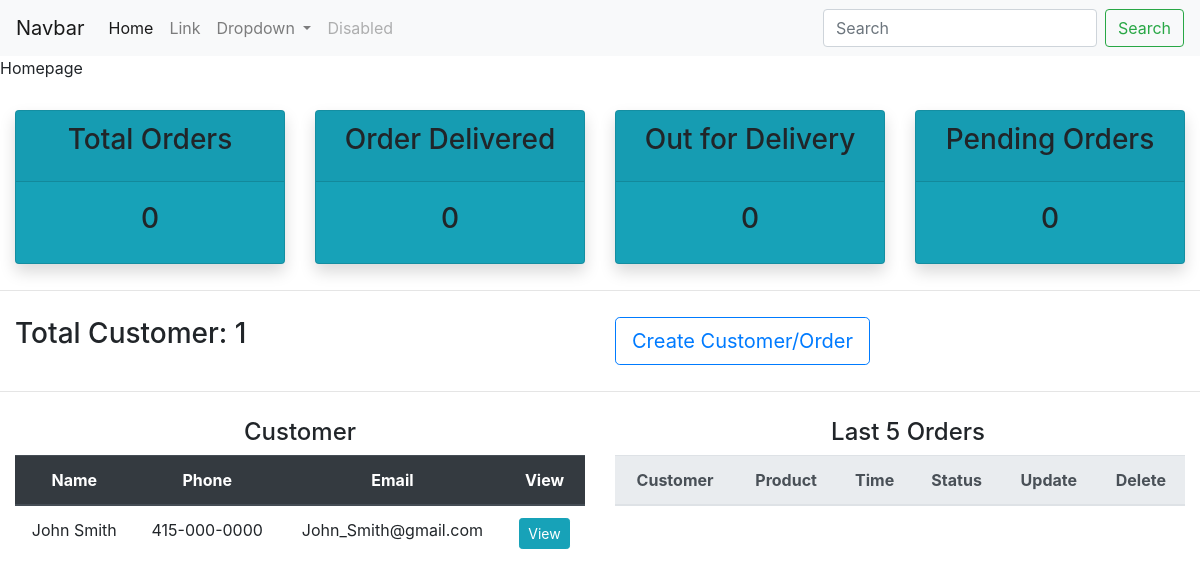
/, run on an earlier commit of the app's database.
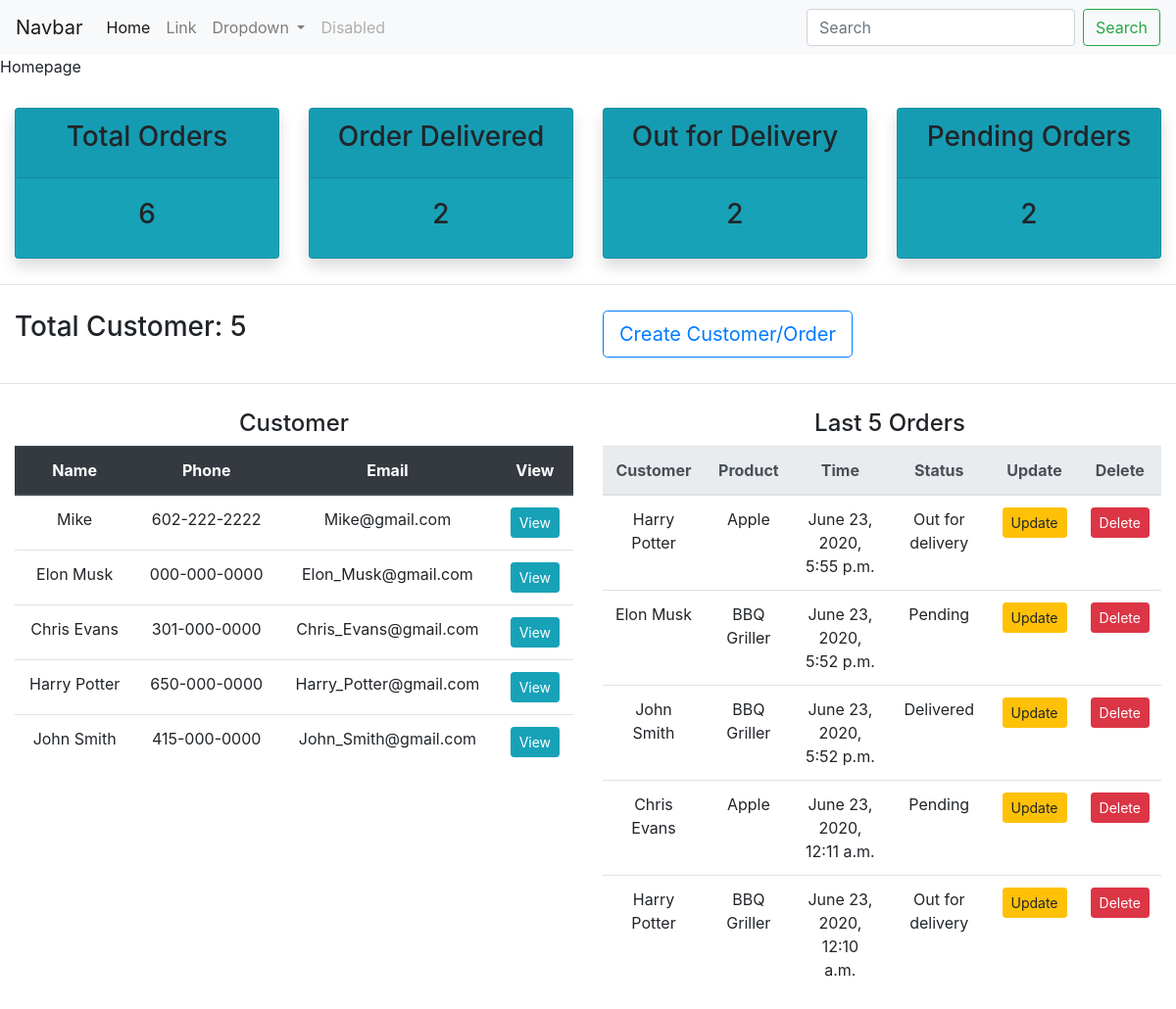
And on a later commit of the database.
### Japp/models.py (models this page shows)
class Customer(models.Model):
    name = models.CharField(max_length=30)
    phone = models.CharField(max_length=30)
    email = models.EmailField()
    time_created = models.DateTimeField(auto_now_add=True)
    def __str__(self):
        return self.name

class Order(models.Model):
    STATUS = (
        ('Pending', 'Pending'),
        ('Out for delivery', 'Out for delivery'),
        ('Delivered', 'Delivered')
    )
    customer = models.ForeignKey(Customer, on_delete=models.CASCADE, related_name='c_order')
    product = models.ForeignKey(Product, on_delete=models.CASCADE, related_name='p_order')
    time_created = models.DateTimeField(auto_now_add=True)
    status = models.CharField(max_length=30, choices=STATUS)

class Product(models.Model):
    CATEGORY = (
        ('Indoor', 'Indoor'),
        ('Outdoor', 'Outdoor')
    )
    name = models.CharField(max_length=30)
    price = models.CharField(max_length=30)
    category = models.CharField(max_length=30, choices=CATEGORY)
    description = models.TextField(blank=True, null=True)
    time_created = models.DateTimeField(auto_now_add=True)
    def __str__(self):
        return self.name

### Japp/views.py (the view)
# urls.py: path('', views.homepage, name='homepage'),
def homepage(request):
    customer = Customer.objects.all()
    c_count = customer.count()
    order = Order.objects.all()
    o_count = order.count()
    order_p_count = Order.objects.filter(status='Pending').count()
    order_d_count = Order.objects.filter(status='Delivered').count()
    order_o_count = Order.objects.filter(status='Out for delivery').count()
    c = 0
    last_five = []
    for i in reversed(order):
        if c < 5:
            last_five.append(i)
            c += 1
        else:
            break
    context = {
        'customer': customer,
        'c_count': c_count,
        'o_count': o_count,
        'order_p_count': order_p_count,
        'order_d_count': order_d_count,
        'order_o_count': order_o_count,
        'last_five': last_five
    }
    return render(request, 'Japp/index.html', context)

### Japp/templates/Japp/index.html (shortened to what this page needs)
<!doctype html>
<html lang="en">
<head>
    <link rel="stylesheet" href="https://stackpath.bootstrapcdn.com/bootstrap/4.5.0/css/bootstrap.min.css">
</head>
<body>
    {% include 'Japp/navbar.html' %}
    {% block content %}
        {% include 'Japp/home.html' %}
    {% endblock %}
</body>
</html>

### Japp/templates/Japp/home.html (shortened to what the changed rows need)
{% block content %}
    <div class="container-fluid">
        <div class="row">
            <div class="col-md-3">
                <div class="card bg-info shadow  text-center">
                    <div class="card-body">
                        <h3>{{ o_count }}</h3>
                    </div>
                </div>
            </div>
            <div class="col-md-3">
                <div class="card bg-info shadow  text-center">
                    <div class="card-body">
                        <h3>{{ order_d_count }}</h3>
                    </div>
                </div>
            </div>
            <div class="col-md-3">
                <div class="card bg-info shadow  text-center">
                    <div class="card-body">
                        <h3>{{ order_o_count }}</h3>
                    </div>
                </div>
            </div>
            <div class="col-md-3">
                <div class="card bg-info shadow  text-center">
                    <div class="card-body">
                        <h3>{{ order_p_count }}</h3>
                    </div>
                </div>
            </div>
        </div>
    </div>
    <div class="container-fluid">
        <div class="row">
            <div class="col-md-6">
                <h3>Total Customer: {{ c_count }}</h3>
            </div>
        </div>
    </div>
    <div class="container-fluid">
        <div class="row">
            <div class="col-md-6 text-center">
                <table class="table">
                  <thead class="thead-dark">
                    <tr>
                      <th scope="col">Name</th>
                      <th scope="col">Phone</th>
                      <th scope="col">Email</th>
                      <th scope="col">View</th>
                    </tr>
                  </thead>
                  <tbody>
                      {% for i in customer reversed %}
                        <tr>
                          <td>{{ i.name }}</td>
                          <td>{{ i.phone }}</td>
                          <td>{{ i.email }}</td>
                          <td>
                              <a href="" class="btn btn-sm btn-info">View</a>
                          </td>
                        </tr>
                      {% endfor %}
                  </tbody>
                </table>
            </div>
            <div class="col-md-6 text-center">
                <table class="table">
                  <thead class="thead-light">
                    <tr>
                      <th scope="col">Customer</th>
                      <th scope="col">Product</th>
                      <th scope="col">Time</th>
                      <th scope="col">Status</th>
                      <th scope="col">Update</th>
                      <th scope="col">Delete</th>
                    </tr>
                  </thead>
                  <tbody>
                      {% for j in last_five %}
                        <tr>
                          <td>{{ j.customer }}</td>
                          <td>{{ j.product }}</td>
                          <td>{{ j.time_created }}</td>
                          <td>{{ j.status }}</td>
                          <td>
                              <a href="{% url 'updateorder' j.id%}" class="btn btn-sm btn-warning">Update</a>
                          </td>
                          <td>
                              <a href="{% url 'deleteorder' j.id%}" class="btn btn-sm btn-danger">Delete</a>
                          </td>
                        </tr>
                      {% endfor %}
                  </tbody>
                </table>
            </div>
        </div>
    </div>
{% endblock %}

What changed in the data, as far as the page shows it:
added Customer: name "Mike", phone "602-222-2222", email "Mike@gmail.com"
added Customer: name "Elon Musk", phone "000-000-0000", email "Elon_Musk@gmail.com"
added Customer: name "Chris Evans", phone "301-000-0000", email "Chris_Evans@gmail.com"
added Customer: name "Harry Potter", phone "650-000-0000", email "Harry_Potter@gmail.com"
added Order: customer "Harry Potter", product "Apple", time_created "June 23, 2020, 5:55 p.m.", status "Out for delivery"
added Order: customer "Elon Musk", product "BBQ Griller", time_created "June 23, 2020, 5:52 p.m.", status "Pending"
added Order: customer "John Smith", product "BBQ Griller", time_created "June 23, 2020, 5:52 p.m.", status "Delivered"
added Order: customer "Chris Evans", product "Apple", time_created "June 23, 2020, 12:11 a.m.", status "Pending"
added Order: customer "Harry Potter", product "BBQ Griller", time_created "June 23, 2020, 12:10 a.m.", status "Out for delivery"
Also different on the page:
{{ o_count }}: "0" → "6"
{{ order_d_count }}: "0" → "2"
{{ order_o_count }}: "0" → "2"
{{ order_p_count }}: "0" → "2"
{{ c_count }}: "1" → "5"
